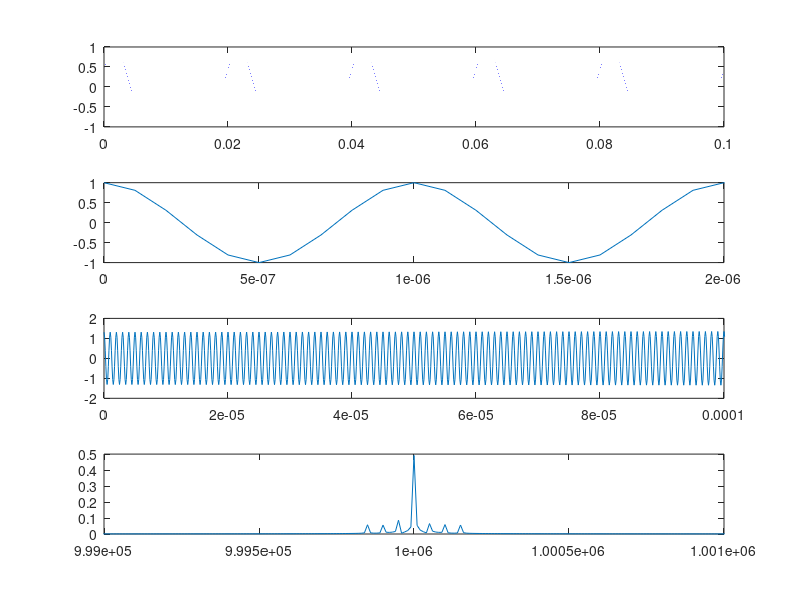

Write MATLAB code to recreate this figure.
function x = Exercise_One_A()
fs = 10000000;
t = 0:1/fs:0.1;
modulation_index = 0.70;
normalised_message_signal =  (0.4408004937)*cos(100*pi*t) + (0.3306003703)*sin(200*pi*t) + (0.3306003703)*sin(300*pi*t);
subplot(4,1,1);
plot(t,normalised_message_signal);

carrier_signal = cos(2000000*pi*t);
subplot(4,1,2);
plot(t,carrier_signal);
set(gca,'XLim',[0 0.000002]);

modulated_signal = (1 + (modulation_index*normalised_message_signal)).*carrier_signal;
subplot(4,1,3);
plot(t,modulated_signal);
set(gca,'XLim',[0 0.0001]);

M = fftshift(fft(modulated_signal)); 
n = length(modulated_signal) - 1;
df = fs/n;
f = -fs/2:df:fs/2;
subplot(4,1,4);
plot(f,abs(M)/n);
set(gca,'XLim',[999000 1001000]);
end
